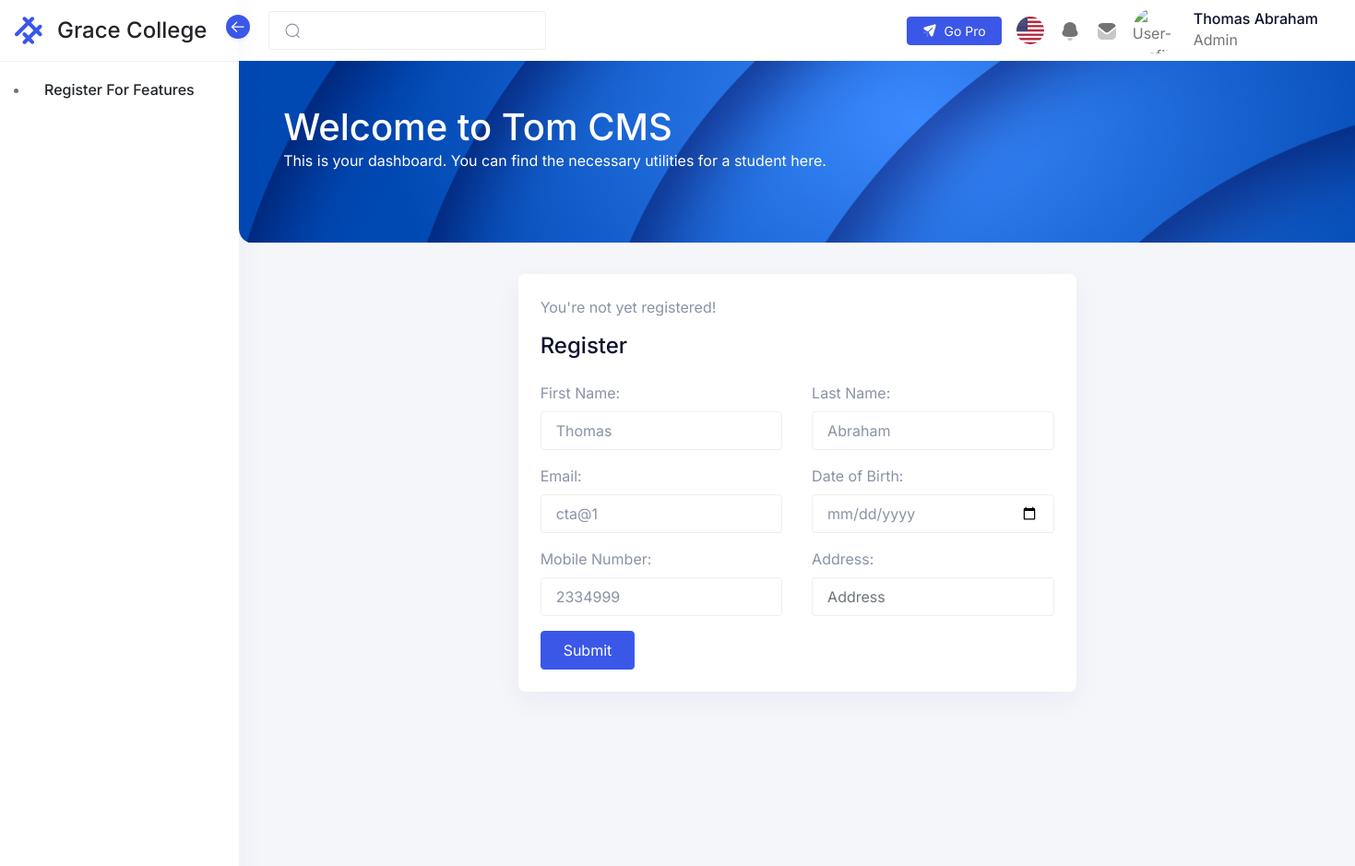
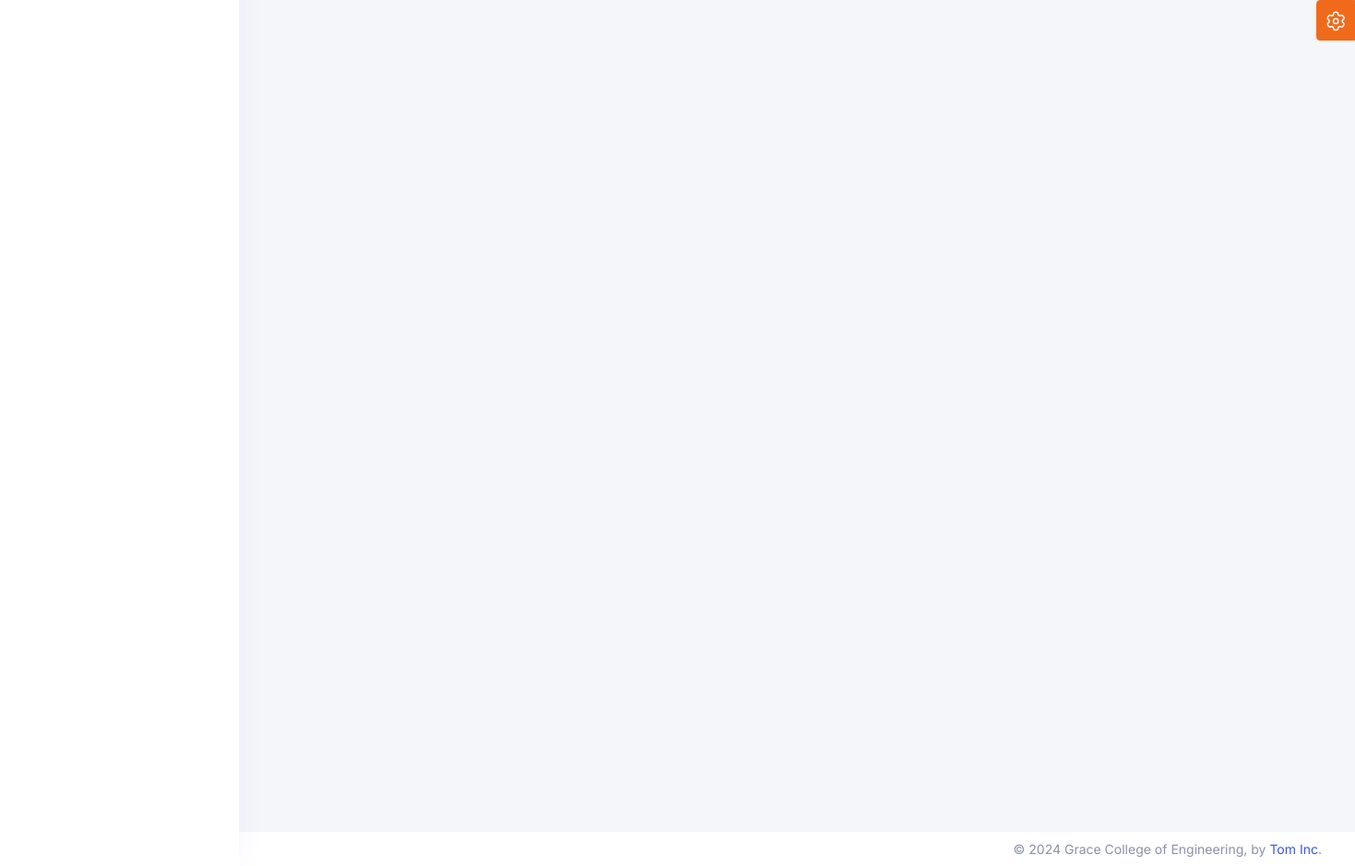
/student/home.php (signed in), run on the app's committed database (2 pictures, top to bottom).
### tables this page shows
CREATE TABLE `erp_login` (
  `user_id` int(20) NOT NULL,
  `userName` varchar(50) NOT NULL,
  `log_pwd` varchar(100) NOT NULL COMMENT 'login password',
  `phone` varchar(50) NOT NULL,
  `role` varchar(50) NOT NULL,
  `course` varchar(200) NOT NULL,
  `department` varchar(200) NOT NULL,
  `classId` int(11) NOT NULL,
  `l_name` varchar(200) NOT NULL,
  `f_name` varchar(200) NOT NULL,
  `yearOfAdmission` varchar(100) NOT NULL,
  `log_session` timestamp NOT NULL DEFAULT current_timestamp() ON UPDATE current_timestamp() COMMENT 'login session(timestamp)',
  `active` int(5) NOT NULL DEFAULT 1 COMMENT 'active status\r\n(active -1,inactive - 0)',
  `paymentStatus` int(11) NOT NULL
);

### student/home.php (the view, shortened to what the rows shown need)
<?php
include('/xampp/htdocs/Intern1/Includes/Header.php');
include('includes/Menu.php');
?>
<div class="iq-navbar-header" style="height: 215px;">
    <div class="container-fluid iq-container">
        <div class="row">
            <div class="col-md-12">
                <div class="flex-wrap d-flex justify-content-between align-items-center">
                    <div>
                        <h1>Welcome to Tom CMS</h1>
                    </div>
                </div>
            </div>
        </div>
    </div>
</div>
<div class="d-flex justify-content-center mb-4">
    <div class="card m-3 w-50 text ">
        <?php if(!$active){ ?>
        <div class="card-header">
            <?php if (mysqli_num_rows($admissionForm) > 0) {
                echo "<p><span style='color:red'>*</span>Please wait whilst your current admission form is being processed.</p>";
            } else {
            ?>
            <p>You're not yet registered!</p>
            <?php } ?>
            <h4>Register</h4>
        </div>
        <div class="card-body">
            <form id="studentRegistrationForm" <?php if ($admissionForm && mysqli_num_rows($admissionForm) > 0) { echo 'inert' ; } ?>>
                <div class="row">
                    <div class="form-group col-md-6">
                        <label class="form-label" for="fname">First Name:</label>
                        <input type="text" value="<?php echo $f_fname ?>" class="form-control" id="fname" placeholder="First Name">
                    </div>
                    <div class="form-group col-md-6">
                        <label class="form-label" for="lname">Last Name:</label>
                        <input type="text" value="<?php echo $f_lname ?>" class="form-control" id="lname" placeholder="Last Name">
                    </div>
                    <div class="form-group col-md-6">
                        <label class="form-label" for="email">Email:</label>
                        <input type="email" value="<?php echo $userName ?>" class="form-control" id="email" placeholder="Email">
                    </div>
                    <div class="form-group col-md-6">
                        <label class="form-label" for="DOB">Date of Birth:</label>
                        <input type="date" value="<?php echo $userName ?>" class="form-control required" id="DOB" placeholder="Date of birth" required>
                    </div>
                    <div class="form-group col-md-6">
                        <label class="form-label" for="mobno">Mobile Number:</label>
                        <input type="text" value="<?php echo $mobileNumber ?>" class="form-control" id="mobno" placeholder="Mobile Number">
                    </div>
                    <div class="form-group col-md-6">
                        <label class="form-label" for="address">Address:</label>
                        <input type="text" class="form-control" id="address" placeholder="Address">
                    </div>
                </div>
                <button type="submit" id="studentRegistrationSubmitBtn" class="btn btn-primary">Submit</button>
            </form>
        </div>
        <?php } else{
        } ?>
    </div>
</div>
<?php
include('/xampp/htdocs/Intern1/Includes/Footer.php');
?>

### student/includes/Menu.php (shortened to what the rows shown need)
<main class="main-content">
  <div class="position-relative iq-banner">
    <nav class="nav navbar navbar-expand-lg navbar-light iq-navbar">
      <div class="container-fluid navbar-inner">
        <div class="collapse navbar-collapse" id="navbarSupportedContent">
          <ul class="mb-2 navbar-nav ms-auto align-items-center navbar-list mb-lg-0">
            <li class="nav-item dropdown">
              <a class="py-0 nav-link d-flex align-items-center" href="#" id="navbarDropdown" role="button" data-bs-toggle="dropdown" aria-expanded="false">
                <div class="caption ms-3 d-none d-md-block ">
                  <h6 class="mb-0 caption-title"><?php echo ucfirst($f_fname . " " . $f_lname) ?></h6>
                  <p class="mb-0 caption-sub-title"><?php echo ucfirst($f_role) ?></p>
                </div>
              </a>
            </li>
          </ul>
        </div>
      </div>
    </nav>
  </div>

### data on the page
erp_login: f_name+l_name "Thomas Abraham", role "Admin", f_name "Thomas", l_name "Abraham", userName "cta@1", phone "2334999"
